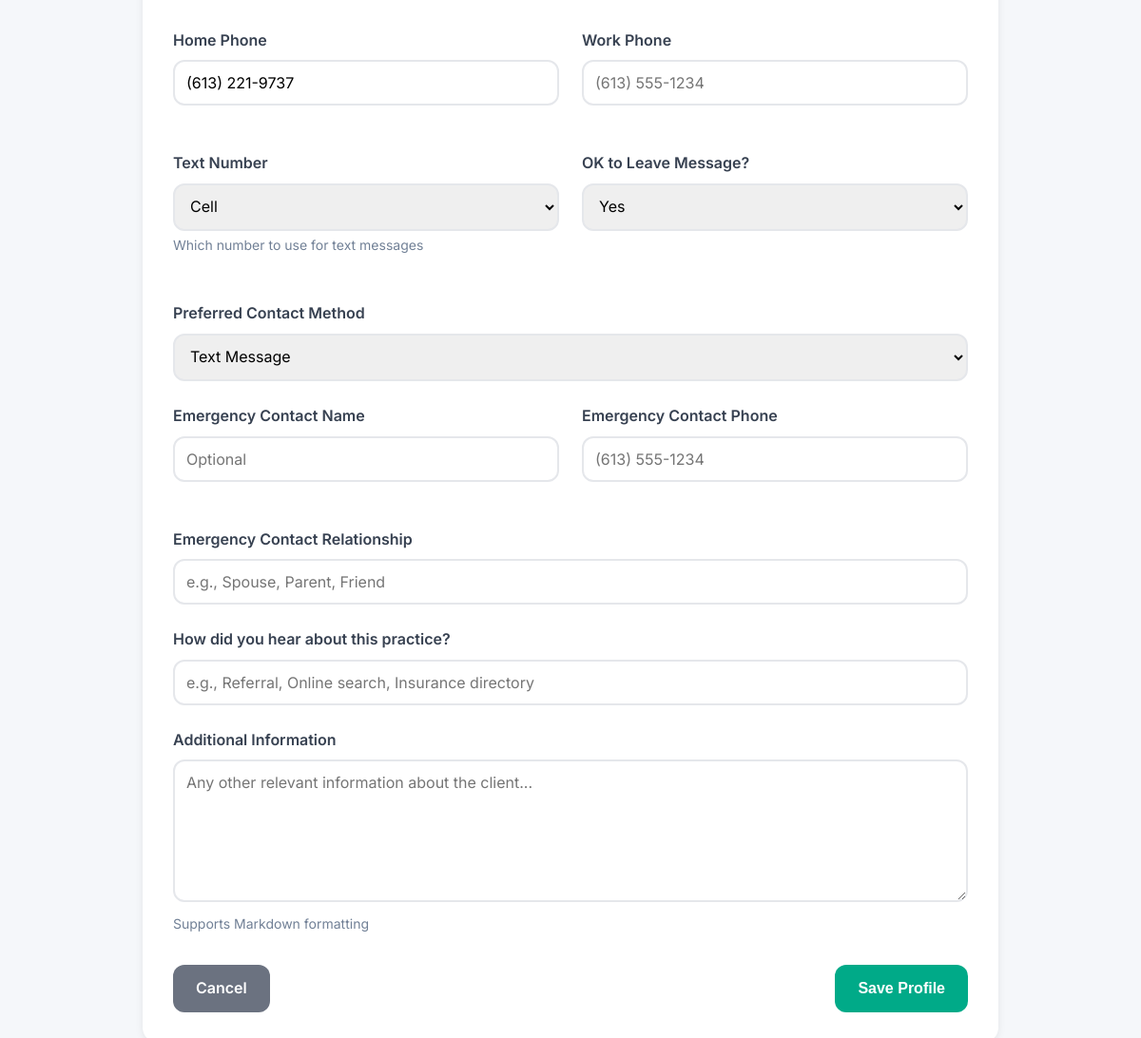
Before: /client/1/profile (lower part) with the older database file.
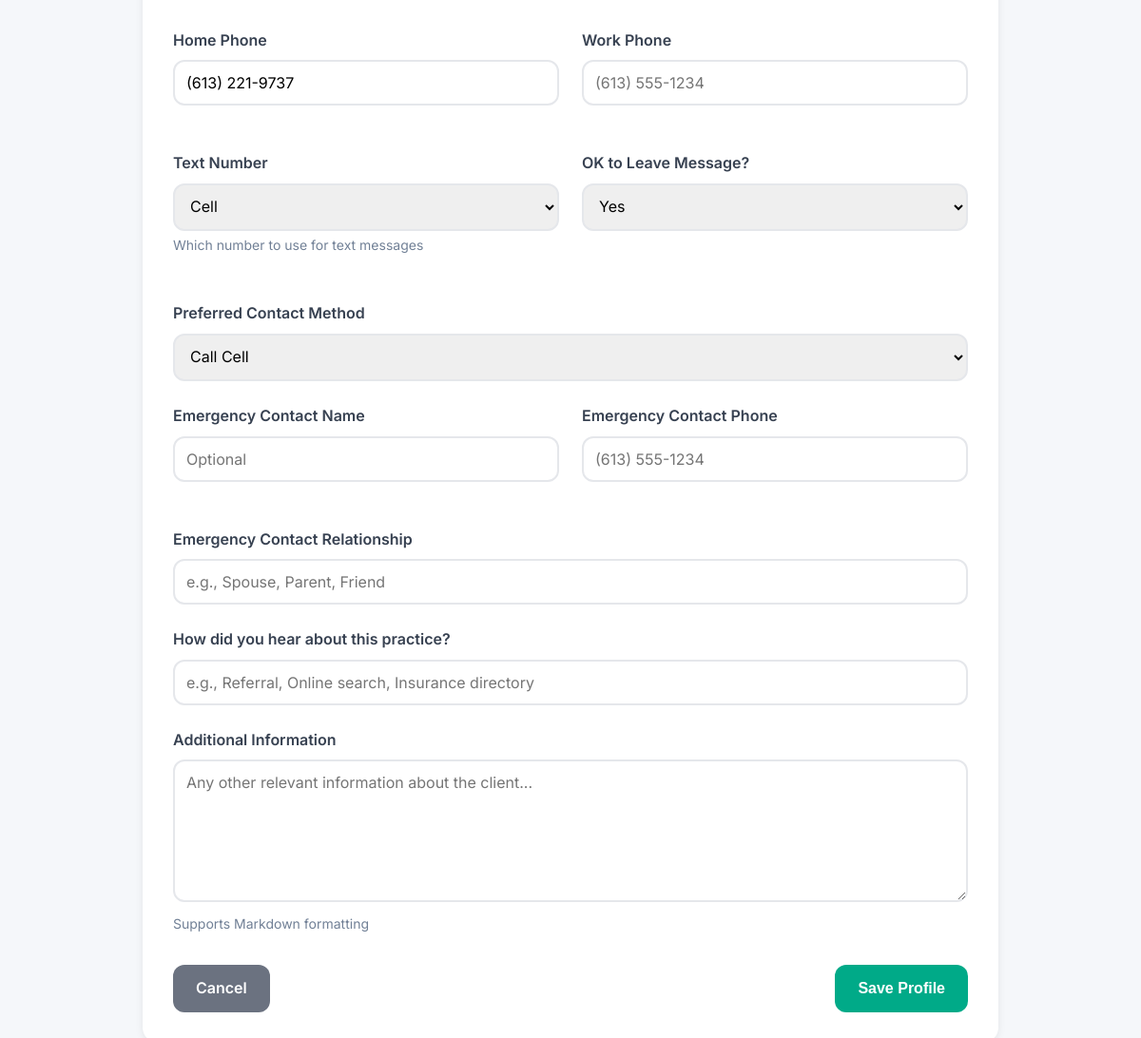
After: the same page with the newer database file.
### tables this page shows
CREATE TABLE entries (
                id INTEGER PRIMARY KEY AUTOINCREMENT,
                client_id INTEGER NOT NULL,
                class TEXT NOT NULL,
                created_at INTEGER NOT NULL,
                modified_at INTEGER NOT NULL,
                
                -- Common fields
                description TEXT,
                content TEXT,
                
                -- Profile-specific fields
                email TEXT,
                phone TEXT,
                home_phone TEXT,
                work_phone TEXT,
                text_number TEXT,
                address TEXT,
                date_of_birth TEXT,
                preferred_contact TEXT,
                ok_to_leave_message TEXT,
                emergency_contact_name TEXT,
                emergency_contact_phone TEXT,
                emergency_contact_relationship TEXT,
                referral_source TEXT,
                additional_info TEXT,
                
                -- Session-specific fields
                modality TEXT,
                format TEXT,
                session_number INTEGER,
                service TEXT,
                session_date INTEGER,
                session_time TEXT,
                duration INTEGER,
                fee REAL,
                is_consultation INTEGER DEFAULT 0,
                mood TEXT,
                affect TEXT,
                risk_assessment TEXT,
                
                -- Communication-specific fields
                comm_recipient TEXT,
                comm_type TEXT,
                
                -- Statement-specific fields
                statement_total REAL,
                payment_status TEXT,
                payment_notes TEXT,
                date_sent INTEGER,
                date_paid INTEGER,
                is_void INTEGER DEFAULT 0,
                
                -- Edit tracking
                edit_history TEXT,
                locked INTEGER DEFAULT 0,
                locked_at INTEGER,
                
                FOREIGN KEY (client_id) REFERENCES clients(id)
            );

### web/app.py (the view, shortened to what this page needs)
@app.route('/client/<int:client_id>/profile', methods=['GET', 'POST'])
def edit_profile(client_id):
    client = db.get_client(client_id)
    if not client:
        return "Client not found", 404
    client['type'] = db.get_client_type(client['type_id'])
    profile = db.get_profile_entry(client_id)
    return render_template('entry_forms/profile.html',
                         client=client,
                         profile=profile)

### core/database.py (called while the page is built)
    def connect(self):
        return sqlite3.connect(str(self.db_path))

    def get_profile_entry(self, client_id: int) -> Optional[Dict[str, Any]]:
        conn = self.connect()
        conn.row_factory = sqlite3.Row
        cursor = conn.cursor()
        cursor.execute("""
            SELECT * FROM entries
            WHERE client_id = ? AND class = 'profile'
            LIMIT 1
        """, (client_id,))
        row = cursor.fetchone()
        conn.close()
        return dict(row) if row else None

    def get_client_type(self, type_id: int) -> Optional[Dict[str, Any]]:
        conn = self.connect()
        conn.row_factory = sqlite3.Row
        cursor = conn.cursor()
        cursor.execute("SELECT * FROM client_types WHERE id = ?", (type_id,))
        row = cursor.fetchone()
        conn.close()
        return dict(row) if row else None

    def get_client(self, client_id: int) -> Optional[Dict[str, Any]]:
        conn = self.connect()
        conn.row_factory = sqlite3.Row
        cursor = conn.cursor()
        cursor.execute("SELECT * FROM clients WHERE id = ?", (client_id,))
        row = cursor.fetchone()
        conn.close()
        return dict(row) if row else None

### web/templates/entry_forms/profile.html (shortened to what this page needs)
{% extends "base.html" %}
{% block content %}
<div class="card" style="max-width: 900px; margin: 0 auto;">
    <form method="post" id="profile-form">
        <div class="form-row">
        </div>
        <div class="form-row">
            <div class="form-group">
                <label for="home_phone">Home Phone</label>
                <input type="tel" id="home_phone" name="home_phone"
                       value="{{ profile.home_phone if profile else '' }}"
                       placeholder="(613) 555-1234"
                       class="phone-input">
            </div>
            <div class="form-group">
                <label for="work_phone">Work Phone</label>
                <input type="tel" id="work_phone" name="work_phone"
                       value="{{ profile.work_phone if profile else '' }}"
                       placeholder="(613) 555-1234"
                       class="phone-input">
            </div>
        </div>
        <div class="form-row">
            <div class="form-group">
                <label for="text_number">Text Number</label>
                <select id="text_number" name="text_number">
                    <option value="cell" {% if profile and profile.text_number == 'cell' %}selected{% endif %}>Cell</option>
                </select>
                <p class="help-text">Which number to use for text messages</p>
            </div>
            <div class="form-group">
                <label for="ok_to_leave_message">OK to Leave Message?</label>
                <select id="ok_to_leave_message" name="ok_to_leave_message">
                    <option value="yes" {% if profile and profile.ok_to_leave_message == 'yes' %}selected{% endif %}>Yes</option>
                </select>
            </div>
        </div>
        <div class="form-row-full">
            <div class="form-group">
                <label for="preferred_contact">Preferred Contact Method</label>
                <select id="preferred_contact" name="preferred_contact">
                    <option value="call_cell" {% if profile and profile.preferred_contact == 'call_cell' %}selected{% endif %}>Call Cell</option>
                    <option value="text" {% if profile and profile.preferred_contact == 'text' %}selected{% endif %}>Text Message</option>
                </select>
            </div>
        </div>
        <div class="form-row">
            <div class="form-group">
                <label for="emergency_contact_name">Emergency Contact Name</label>
                <input type="text" id="emergency_contact_name" name="emergency_contact_name"
                       value="{{ profile.emergency_contact_name if profile else '' }}"
                       placeholder="Optional">
            </div>
            <div class="form-group">
                <label for="emergency_contact_phone">Emergency Contact Phone</label>
                <input type="tel" id="emergency_contact_phone" name="emergency_contact_phone"
                       value="{{ profile.emergency_contact_phone if profile else '' }}"
                       placeholder="(613) 555-1234"
                       class="phone-input">
            </div>
        </div>
        <div class="form-row-full">
            <div class="form-group">
                <label for="emergency_contact_relationship">Emergency Contact Relationship</label>
                <input type="text" id="emergency_contact_relationship" name="emergency_contact_relationship"
                       value="{{ profile.emergency_contact_relationship if profile else '' }}"
                       placeholder="e.g., Spouse, Parent, Friend">
            </div>
        </div>
        <div class="form-row-full">
            <div class="form-group">
                <label for="referral_source">How did you hear about this practice?</label>
                <input type="text" id="referral_source" name="referral_source"
                       value="{{ profile.referral_source if profile else '' }}"
                       placeholder="e.g., Referral, Online search, Insurance directory">
            </div>
        </div>
        <div class="form-row-full">
            <div class="form-group">
                <label for="additional_info">Additional Information</label>
                <textarea id="additional_info" name="additional_info"
                          placeholder="Any other relevant information about the client...">{{ profile.additional_info if profile else '' }}</textarea>
                <p class="help-text">Supports Markdown formatting</p>
            </div>
        </div>
        <div style="display: flex; justify-content: space-between; margin-top: 2rem;">
            <a href="{{ url_for('client_file', client_id=client.id) }}" class="btn btn-secondary">Cancel</a>
            <button type="submit" class="btn">Save Profile</button>
        </div>
    </form>
</div>
{% endblock %}

### web/templates/base.html (shortened to what this page needs)
<!DOCTYPE html>
<html lang="en">
<head>
</head>
<body>
    <main>
        {% block content %}{% endblock %}
    </main>
</body>
</html>

### web/templates/base.html (style rules this page uses)
* { margin: 0; padding: 0; box-sizing: border-box; }
body { font-family: 'Inter', -apple-system, BlinkMacSystemFont, "Segoe UI", Roboto, sans-serif; line-height: 1.6; color: #1F2937; background: #F5F7FA; }
main { max-width: 1400px; margin: 0 auto; padding: 0 2rem 2rem 2rem; }
.btn { display: inline-block; padding: 0.75rem 1.5rem; background: #00aa88; color: white; text-decoration: none; border-radius: 0.75rem; border: none; font-size: 1rem; font-weight: 600; cursor: pointer; transition: all 0.2s; }
.btn-secondary { background: #6B7280; }
.card { background: white; border-radius: 1rem; padding: 2rem; box-shadow: 0 2px 8px rgba(0,0,0,0.08); margin-bottom: 2rem; }
.form-group { margin-bottom: 1.5rem; }
.form-group label { display: block; font-weight: 600; margin-bottom: 0.5rem; color: #374151; }
.form-group input, .form-group select, .form-group textarea { width: 100%; padding: 0.75rem; border: 2px solid #E5E7EB; border-radius: 0.75rem; font-size: 1rem; font-family: 'Inter', sans-serif; transition: border-color 0.2s; }

### web/templates/entry_forms/profile.html (style rules this page uses)
.form-row { display: grid; grid-template-columns: 1fr 1fr; gap: 1.5rem; margin-bottom: 1.5rem; }
.form-row-full { margin-bottom: 1.5rem; }
textarea { width: 100%; padding: 0.75rem; border: 2px solid #e2e8f0; border-radius: 0.5rem; font-size: 1rem; font-family: inherit; min-height: 150px; transition: border-color 0.2s; }
.help-text { font-size: 0.875rem; color: #718096; margin-top: 0.25rem; }

Changed rows visible on the page:
changed entries "Cell": preferred_contact "Text Message" → "Call Cell"
